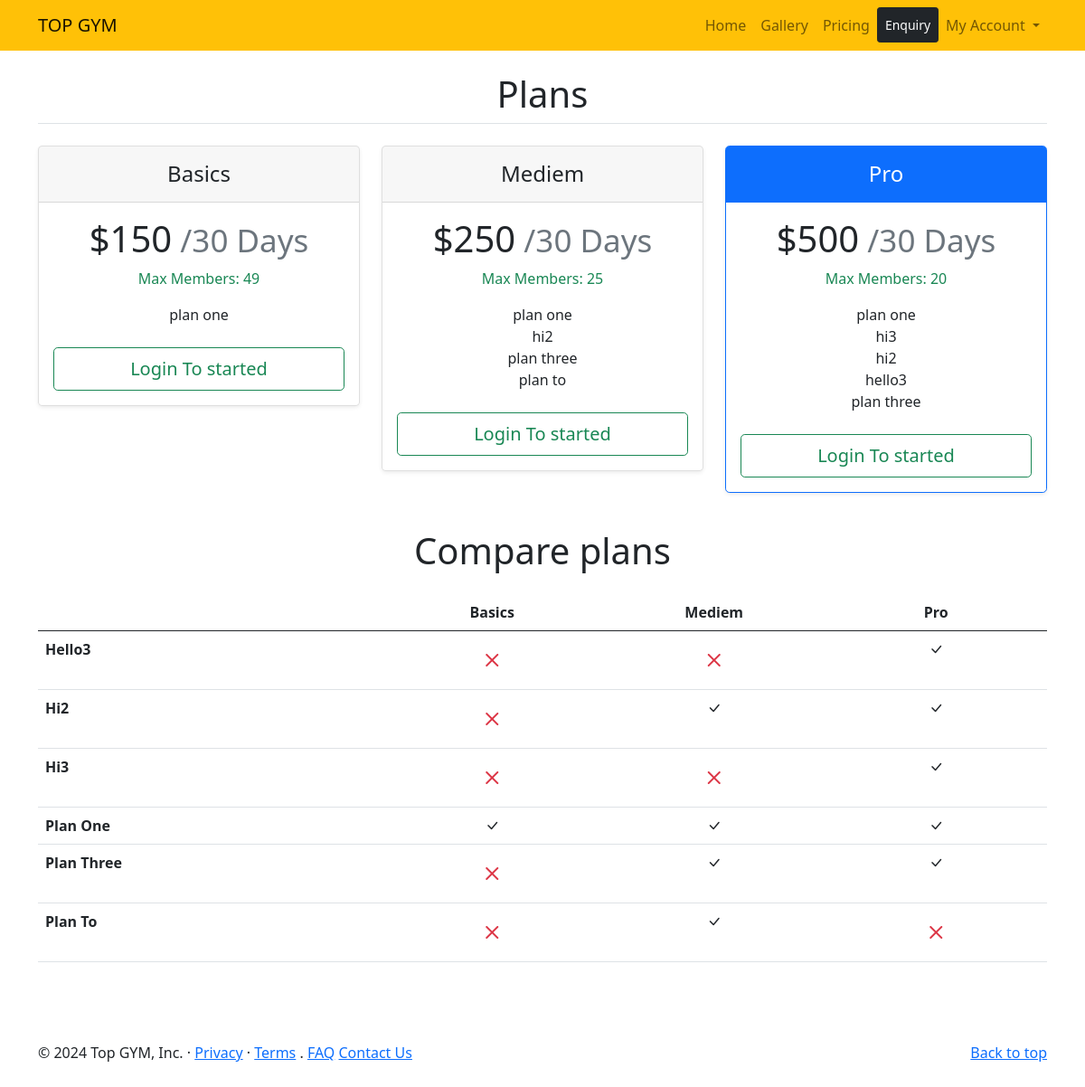
/pricing, run on the app's committed database.
### main/models.py (models this page shows, shortened)
class SubPlan(models.Model):
   title = models.CharField(max_length=150)
   max_members = models.IntegerField(default=0)
   price = models.IntegerField()
   validity_days = models.IntegerField(null=True)

class SubPlanFeature(models.Model):
   subplan = models.ManyToManyField(SubPlan)
   title = models.CharField(max_length=150)

### main/views.py (the view)
# urls.py: path('pricing',views.pricing,name='pricing'),
def pricing(request):
  pricing = models.SubPlan.objects.annotate(total_members=Count('subscription__id')).all()
  pfeature = models.SubPlanFeature.objects.order_by('title')
  return render(request,'pricing.html',{'pricing':pricing,'pfeature':pfeature})

### main/templates/pricing.html
{% extends 'base.html' %}
{% load static %}
{% load check_package %}
{% load mathfilters %}
{% block content %}
    <section class="container my-4">
    	<h1 class="text-center mb-4 section-heading border-bottom pb-2">Plans</h1>
  <main>
    <div class="row row-cols-1 row-cols-md-3 mb-3 text-center">
      {% for p in pricing %}
        <div class="col">
          <div class="card mb-4 rounded-3 shadow-sm {% if p.title == 'Pro' %} border-primary {% endif %}">
            <div class="card-header py-3 {% if p.title == 'Pro' %} text-white bg-primary border-primary {% endif %}">
              <h4 class="my-0 fw-normal">{{p.title|title}}</h4>
            </div>
            <div class="card-body">
              <h1 class="card-title pricing-card-title">${{p.price}}<small class="text-muted fw-light"> /{{p.validity_days}} Days</small></h1>
              <p class="text-success">Max Members: {{p.max_members|sub:p.total_members}}</p>
              <ul class="list-unstyled mt-3 mb-4">
                {% for plan in p.subplanfeature_set.all %}
                  <li>{{plan.title}}</li>
                {% endfor %}
              </ul>
              {% if request.user.is_authenticated %}
                {% check_user_package request.user.id p.id as check_pkg %}
                {% check_package_validity request.user.id p.id as check_valid %}
                {% if check_pkg %}
                  {% if check_valid %}
                    <a href="#" class="w-100 btn btn-lg btn-danger disabled">Expired</a>
                  {% else %}
                    <a href="#" class="w-100 btn btn-lg btn-dark disabled">Purchased</a>
                  {% endif %}
                {% else %}
                  <a href="{% url 'checkout' p.id %}" class="w-100 btn btn-lg btn-outline-primary">Get started</a>
                {% endif %}
              {% else %}
                <a href="{% url 'login' %}" class="w-100 btn btn-lg btn-outline-success">Login To started</a>
              {% endif %}
            </div>
          </div>
        </div>
      {% endfor %}
    </div>
    <h2 class="display-6 text-center mb-4">Compare plans</h2>
    <div class="table-responsive">
      <table class="table text-center">
        <thead>
          <tr>
            <th style="width: 34%;"></th>
            {% for plan in pricing %}
              <th style="width: 22%;">{{plan.title|title}}</th>
            {% endfor %}
          </tr>
        </thead>
        <tbody>
          {% for pf in pfeature %}
            <tr>
              <th scope="row" class="text-start">{{pf.title|title}}</th>
              {% for price in pricing %}
                {% if price in pf.subplan.all %}
                  <td>
                    <i class="bi bi-check-lg"></i>
                  </td>
                {% else %}
                  <td>
                    <i class="bi bi-x text-danger" style="font-size: xx-large;"></i>
                  </td>
                {% endif %}
              {% endfor %}
            </tr>
          {% endfor %}
        </tbody>
      </table>
    </div>
  </main>
</section>
{% endblock %}

### data on the page
SubPlan: title "Basics", price "150", validity_days "30", max_members|sub "49"
SubPlanFeature: title "plan one", title "Plan One"
SubPlan: title "Mediem", price "250", validity_days "30", max_members|sub "25"
SubPlanFeature: title "hi2", title "Hi2"
SubPlanFeature: title "plan three", title "Plan Three"
SubPlanFeature: title "plan to", title "Plan To"
SubPlan: title "Pro", price "500", validity_days "30", max_members|sub "20"
SubPlanFeature: title "hi3", title "Hi3"
SubPlanFeature: title "hello3", title "Hello3"
